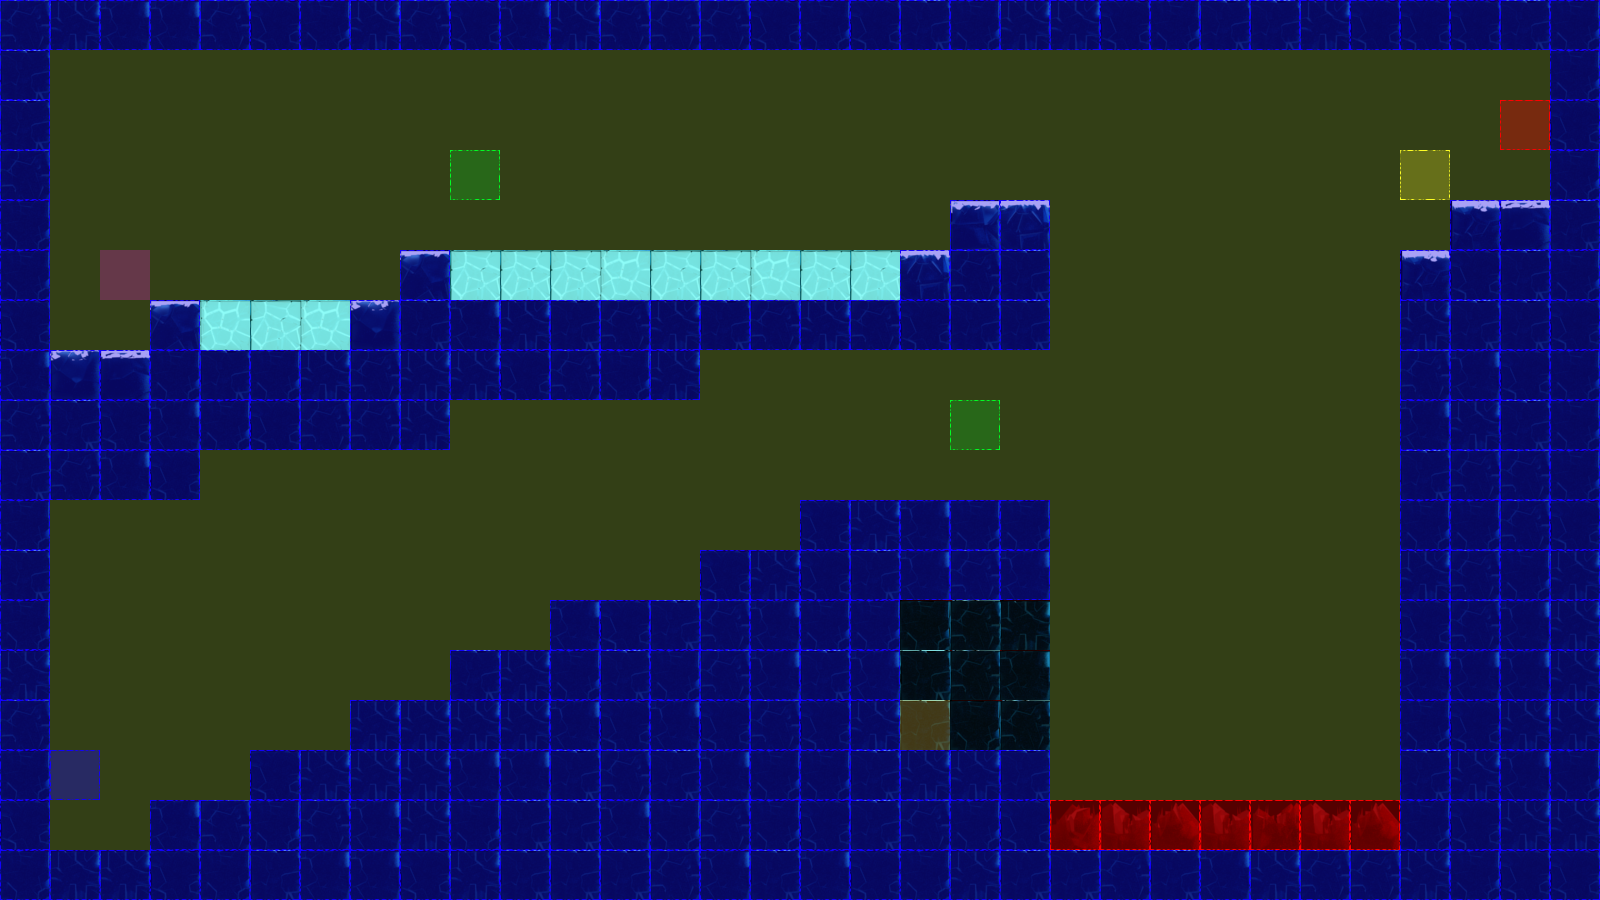

A 2D game scene composited from a Tiled map and its tileset images. What follows is a short description and the map's XML, with each tile layer's data collapsed to a summary:
An orthogonal 32x18 tile map with 50x50 px tiles, 3 tile layers (terrain, collision, event), 2 tilesets.

<map version="1.0" orientation="orthogonal" renderorder="left-up" width="32" height="18" tilewidth="50" tileheight="50" nextobjectid="3">
 <tileset firstgid="1" name="frozenPlainsTile" tilewidth="50" tileheight="50" tilecount="50" columns="10">
  <image source="tiles/iceTile.png" width="500" height="251" />
 </tileset>
 <tileset firstgid="51" name="collisionTile" tilewidth="50" tileheight="50" tilecount="12" columns="3">
  <image source="tiles/collisionTile.png" width="150" height="200" />
 </tileset>
 <layer name="terrain" width="32" height="18">
  <data>[576 cells, 280 non-empty, 18 distinct tile ids]</data>
 </layer>
 <layer name="collision" width="32" height="18">
  <data>[576 cells, 567 non-empty, 4 distinct tile ids]</data>
 </layer>
 <layer name="event" width="32" height="18">
  <data>[576 cells, 7 non-empty, 6 distinct tile ids]</data>
 </layer>
</map>
